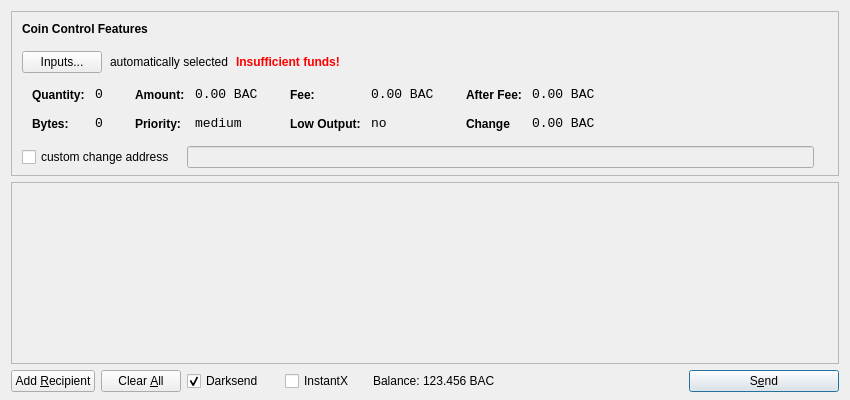
<?xml version="1.0" encoding="UTF-8"?>
<ui version="4.0">
 <class>SendCoinsDialog</class>
 <widget class="QDialog" name="SendCoinsDialog">
  <property name="geometry">
   <rect>
    <x>0</x>
    <y>0</y>
    <width>850</width>
    <height>400</height>
   </rect>
  </property>
  <property name="windowTitle">
   <string>Send Coins</string>
  </property>
  <layout class="QVBoxLayout" name="verticalLayout" stretch="0,1,0">
   <property name="bottomMargin">
    <number>8</number>
   </property>
   <item>
    <widget class="QFrame" name="frameCoinControl">
     <property name="sizePolicy">
      <sizepolicy hsizetype="Expanding" vsizetype="Expanding">
       <horstretch>0</horstretch>
       <verstretch>0</verstretch>
      </sizepolicy>
     </property>
     <property name="maximumSize">
      <size>
       <width>16777215</width>
       <height>16777215</height>
      </size>
     </property>
     <property name="frameShape">
      <enum>QFrame::StyledPanel</enum>
     </property>
     <property name="frameShadow">
      <enum>QFrame::Sunken</enum>
     </property>
     <layout class="QVBoxLayout" name="verticalLayoutCoinControl2">
      <property name="spacing">
       <number>-1</number>
      </property>
      <property name="leftMargin">
       <number>0</number>
      </property>
      <property name="topMargin">
       <number>0</number>
      </property>
      <property name="rightMargin">
       <number>0</number>
      </property>
      <property name="bottomMargin">
       <number>6</number>
      </property>
      <item>
       <layout class="QVBoxLayout" name="verticalLayoutCoinControl" stretch="0,0,0,0,1">
        <property name="spacing">
         <number>0</number>
        </property>
        <property name="leftMargin">
         <number>10</number>
        </property>
        <property name="topMargin">
         <number>10</number>
        </property>
        <item>
         <layout class="QHBoxLayout" name="horizontalLayoutCoinControl1">
          <property name="bottomMargin">
           <number>15</number>
          </property>
          <item>
           <widget class="QLabel" name="labelCoinControlFeatures">
            <property name="sizePolicy">
             <sizepolicy hsizetype="Preferred" vsizetype="Maximum">
              <horstretch>0</horstretch>
              <verstretch>0</verstretch>
             </sizepolicy>
            </property>
            <property name="font">
             <font>
              <weight>75</weight>
              <bold>true</bold>
             </font>
            </property>
            <property name="styleSheet">
             <string notr="true">font-weight:bold;</string>
            </property>
            <property name="text">
             <string>Coin Control Features</string>
            </property>
           </widget>
          </item>
         </layout>
        </item>
        <item>
         <layout class="QHBoxLayout" name="horizontalLayoutCoinControl2" stretch="0,0,0,0">
          <property name="spacing">
           <number>8</number>
          </property>
          <property name="bottomMargin">
           <number>10</number>
          </property>
          <item>
           <widget class="QPushButton" name="pushButtonCoinControl">
            <property name="styleSheet">
             <string notr="true"/>
            </property>
            <property name="text">
             <string>Inputs...</string>
            </property>
           </widget>
          </item>
          <item>
           <widget class="QLabel" name="labelCoinControlAutomaticallySelected">
            <property name="text">
             <string>automatically selected</string>
            </property>
            <property name="margin">
             <number>5</number>
            </property>
           </widget>
          </item>
          <item>
           <widget class="QLabel" name="labelCoinControlInsuffFunds">
            <property name="font">
             <font>
              <weight>75</weight>
              <bold>true</bold>
             </font>
            </property>
            <property name="styleSheet">
             <string notr="true">color:red;font-weight:bold;</string>
            </property>
            <property name="text">
             <string>Insufficient funds!</string>
            </property>
            <property name="margin">
             <number>5</number>
            </property>
           </widget>
          </item>
          <item>
           <spacer name="horizontalSpacerCoinControl">
            <property name="orientation">
             <enum>Qt::Horizontal</enum>
            </property>
            <property name="sizeHint" stdset="0">
             <size>
              <width>40</width>
              <height>1</height>
             </size>
            </property>
           </spacer>
          </item>
         </layout>
        </item>
        <item>
         <widget class="QWidget" name="widgetCoinControl" native="true">
          <property name="sizePolicy">
           <sizepolicy hsizetype="Preferred" vsizetype="Preferred">
            <horstretch>0</horstretch>
            <verstretch>0</verstretch>
           </sizepolicy>
          </property>
          <property name="minimumSize">
           <size>
            <width>0</width>
            <height>0</height>
           </size>
          </property>
          <property name="styleSheet">
           <string notr="true"/>
          </property>
          <layout class="QHBoxLayout" name="horizontalLayoutCoinControl5">
           <property name="margin">
            <number>0</number>
           </property>
           <item>
            <layout class="QHBoxLayout" name="horizontalLayoutCoinControl3" stretch="0,0,0,1">
             <property name="spacing">
              <number>20</number>
             </property>
             <property name="topMargin">
              <number>0</number>
             </property>
             <property name="bottomMargin">
              <number>10</number>
             </property>
             <item>
              <layout class="QFormLayout" name="formLayoutCoinControl1">
               <property name="horizontalSpacing">
                <number>10</number>
               </property>
               <property name="verticalSpacing">
                <number>14</number>
               </property>
               <property name="leftMargin">
                <number>10</number>
               </property>
               <property name="topMargin">
                <number>4</number>
               </property>
               <property name="rightMargin">
                <number>6</number>
               </property>
               <item row="0" column="0">
                <widget class="QLabel" name="labelCoinControlQuantityText">
                 <property name="styleSheet">
                  <string notr="true">font-weight:bold;</string>
                 </property>
                 <property name="text">
                  <string>Quantity:</string>
                 </property>
                 <property name="margin">
                  <number>0</number>
                 </property>
                </widget>
               </item>
               <item row="0" column="1">
                <widget class="QLabel" name="labelCoinControlQuantity">
                 <property name="font">
                  <font>
                   <family>Monospace</family>
                   <pointsize>10</pointsize>
                  </font>
                 </property>
                 <property name="cursor">
                  <cursorShape>IBeamCursor</cursorShape>
                 </property>
                 <property name="contextMenuPolicy">
                  <enum>Qt::ActionsContextMenu</enum>
                 </property>
                 <property name="text">
                  <string>0</string>
                 </property>
                 <property name="margin">
                  <number>0</number>
                 </property>
                 <property name="textInteractionFlags">
                  <set>Qt::LinksAccessibleByMouse|Qt::TextSelectableByKeyboard|Qt::TextSelectableByMouse</set>
                 </property>
                </widget>
               </item>
               <item row="1" column="0">
                <widget class="QLabel" name="labelCoinControlBytesText">
                 <property name="styleSheet">
                  <string notr="true">font-weight:bold;</string>
                 </property>
                 <property name="text">
                  <string>Bytes:</string>
                 </property>
                </widget>
               </item>
               <item row="1" column="1">
                <widget class="QLabel" name="labelCoinControlBytes">
                 <property name="font">
                  <font>
                   <family>Monospace</family>
                   <pointsize>10</pointsize>
                  </font>
                 </property>
                 <property name="cursor">
                  <cursorShape>IBeamCursor</cursorShape>
                 </property>
                 <property name="contextMenuPolicy">
                  <enum>Qt::ActionsContextMenu</enum>
                 </property>
                 <property name="text">
                  <string>0</string>
                 </property>
                 <property name="textInteractionFlags">
                  <set>Qt::LinksAccessibleByMouse|Qt::TextSelectableByKeyboard|Qt::TextSelectableByMouse</set>
                 </property>
                </widget>
               </item>
              </layout>
             </item>
             <item>
              <layout class="QFormLayout" name="formLayoutCoinControl2">
               <property name="horizontalSpacing">
                <number>10</number>
               </property>
               <property name="verticalSpacing">
                <number>14</number>
               </property>
               <property name="leftMargin">
                <number>6</number>
               </property>
               <property name="topMargin">
                <number>4</number>
               </property>
               <property name="rightMargin">
                <number>6</number>
               </property>
               <item row="0" column="0">
                <widget class="QLabel" name="labelCoinControlAmountText">
                 <property name="styleSheet">
                  <string notr="true">font-weight:bold;</string>
                 </property>
                 <property name="text">
                  <string>Amount:</string>
                 </property>
                 <property name="margin">
                  <number>0</number>
                 </property>
                </widget>
               </item>
               <item row="0" column="1">
                <widget class="QLabel" name="labelCoinControlAmount">
                 <property name="font">
                  <font>
                   <family>Monospace</family>
                   <pointsize>10</pointsize>
                  </font>
                 </property>
                 <property name="cursor">
                  <cursorShape>IBeamCursor</cursorShape>
                 </property>
                 <property name="contextMenuPolicy">
                  <enum>Qt::ActionsContextMenu</enum>
                 </property>
                 <property name="text">
                  <string>0.00 BAC</string>
                 </property>
                 <property name="textInteractionFlags">
                  <set>Qt::LinksAccessibleByMouse|Qt::TextSelectableByKeyboard|Qt::TextSelectableByMouse</set>
                 </property>
                </widget>
               </item>
               <item row="1" column="0">
                <widget class="QLabel" name="labelCoinControlPriorityText">
                 <property name="styleSheet">
                  <string notr="true">font-weight:bold;</string>
                 </property>
                 <property name="text">
                  <string>Priority:</string>
                 </property>
                </widget>
               </item>
               <item row="1" column="1">
                <widget class="QLabel" name="labelCoinControlPriority">
                 <property name="font">
                  <font>
                   <family>Monospace</family>
                   <pointsize>10</pointsize>
                  </font>
                 </property>
                 <property name="cursor">
                  <cursorShape>IBeamCursor</cursorShape>
                 </property>
                 <property name="contextMenuPolicy">
                  <enum>Qt::ActionsContextMenu</enum>
                 </property>
                 <property name="text">
                  <string>medium</string>
                 </property>
                 <property name="textInteractionFlags">
                  <set>Qt::LinksAccessibleByMouse|Qt::TextSelectableByKeyboard|Qt::TextSelectableByMouse</set>
                 </property>
                </widget>
               </item>
              </layout>
             </item>
             <item>
              <layout class="QFormLayout" name="formLayoutCoinControl3">
               <property name="horizontalSpacing">
                <number>10</number>
               </property>
               <property name="verticalSpacing">
                <number>14</number>
               </property>
               <property name="leftMargin">
                <number>6</number>
               </property>
               <property name="topMargin">
                <number>4</number>
               </property>
               <property name="rightMargin">
                <number>6</number>
               </property>
               <item row="0" column="0">
                <widget class="QLabel" name="labelCoinControlFeeText">
                 <property name="styleSheet">
                  <string notr="true">font-weight:bold;</string>
                 </property>
                 <property name="text">
                  <string>Fee:</string>
                 </property>
                 <property name="margin">
                  <number>0</number>
                 </property>
                </widget>
               </item>
               <item row="0" column="1">
                <widget class="QLabel" name="labelCoinControlFee">
                 <property name="font">
                  <font>
                   <family>Monospace</family>
                   <pointsize>10</pointsize>
                  </font>
                 </property>
                 <property name="cursor">
                  <cursorShape>IBeamCursor</cursorShape>
                 </property>
                 <property name="contextMenuPolicy">
                  <enum>Qt::ActionsContextMenu</enum>
                 </property>
                 <property name="text">
                  <string>0.00 BAC</string>
                 </property>
                 <property name="textInteractionFlags">
                  <set>Qt::LinksAccessibleByMouse|Qt::TextSelectableByKeyboard|Qt::TextSelectableByMouse</set>
                 </property>
                </widget>
               </item>
               <item row="1" column="0">
                <widget class="QLabel" name="labelCoinControlLowOutputText">
                 <property name="styleSheet">
                  <string notr="true">font-weight:bold;</string>
                 </property>
                 <property name="text">
                  <string>Low Output:</string>
                 </property>
                </widget>
               </item>
               <item row="1" column="1">
                <widget class="QLabel" name="labelCoinControlLowOutput">
                 <property name="font">
                  <font>
                   <family>Monospace</family>
                   <pointsize>10</pointsize>
                  </font>
                 </property>
                 <property name="cursor">
                  <cursorShape>IBeamCursor</cursorShape>
                 </property>
                 <property name="contextMenuPolicy">
                  <enum>Qt::ActionsContextMenu</enum>
                 </property>
                 <property name="text">
                  <string>no</string>
                 </property>
                 <property name="textInteractionFlags">
                  <set>Qt::LinksAccessibleByMouse|Qt::TextSelectableByKeyboard|Qt::TextSelectableByMouse</set>
                 </property>
                </widget>
               </item>
              </layout>
             </item>
             <item>
              <layout class="QFormLayout" name="formLayoutCoinControl4">
               <property name="horizontalSpacing">
                <number>10</number>
               </property>
               <property name="verticalSpacing">
                <number>14</number>
               </property>
               <property name="leftMargin">
                <number>6</number>
               </property>
               <property name="topMargin">
                <number>4</number>
               </property>
               <property name="rightMargin">
                <number>6</number>
               </property>
               <item row="0" column="0">
                <widget class="QLabel" name="labelCoinControlAfterFeeText">
                 <property name="styleSheet">
                  <string notr="true">font-weight:bold;</string>
                 </property>
                 <property name="text">
                  <string>After Fee:</string>
                 </property>
                 <property name="margin">
                  <number>0</number>
                 </property>
                </widget>
               </item>
               <item row="0" column="1">
                <widget class="QLabel" name="labelCoinControlAfterFee">
                 <property name="font">
                  <font>
                   <family>Monospace</family>
                   <pointsize>10</pointsize>
                  </font>
                 </property>
                 <property name="cursor">
                  <cursorShape>IBeamCursor</cursorShape>
                 </property>
                 <property name="contextMenuPolicy">
                  <enum>Qt::ActionsContextMenu</enum>
                 </property>
                 <property name="text">
                  <string>0.00 BAC</string>
                 </property>
                 <property name="textInteractionFlags">
                  <set>Qt::LinksAccessibleByMouse|Qt::TextSelectableByKeyboard|Qt::TextSelectableByMouse</set>
                 </property>
                </widget>
               </item>
               <item row="1" column="0">
                <widget class="QLabel" name="labelCoinControlChangeText">
                 <property name="styleSheet">
                  <string notr="true">font-weight:bold;</string>
                 </property>
                 <property name="text">
                  <string>Change</string>
                 </property>
                </widget>
               </item>
               <item row="1" column="1">
                <widget class="QLabel" name="labelCoinControlChange">
                 <property name="font">
                  <font>
                   <family>Monospace</family>
                   <pointsize>10</pointsize>
                  </font>
                 </property>
                 <property name="cursor">
                  <cursorShape>IBeamCursor</cursorShape>
                 </property>
                 <property name="contextMenuPolicy">
                  <enum>Qt::ActionsContextMenu</enum>
                 </property>
                 <property name="text">
                  <string>0.00 BAC</string>
                 </property>
                 <property name="textInteractionFlags">
                  <set>Qt::LinksAccessibleByMouse|Qt::TextSelectableByKeyboard|Qt::TextSelectableByMouse</set>
                 </property>
                </widget>
               </item>
              </layout>
             </item>
            </layout>
           </item>
          </layout>
         </widget>
        </item>
        <item>
         <layout class="QHBoxLayout" name="horizontalLayoutCoinControl4" stretch="0,0,0">
          <property name="spacing">
           <number>12</number>
          </property>
          <property name="sizeConstraint">
           <enum>QLayout::SetDefaultConstraint</enum>
          </property>
          <property name="topMargin">
           <number>5</number>
          </property>
          <property name="rightMargin">
           <number>5</number>
          </property>
          <item>
           <widget class="QCheckBox" name="checkBoxCoinControlChange">
            <property name="text">
             <string>custom change address</string>
            </property>
           </widget>
          </item>
          <item>
           <widget class="QLineEdit" name="lineEditCoinControlChange">
            <property name="enabled">
             <bool>false</bool>
            </property>
            <property name="sizePolicy">
             <sizepolicy hsizetype="Expanding" vsizetype="Fixed">
              <horstretch>0</horstretch>
              <verstretch>0</verstretch>
             </sizepolicy>
            </property>
           </widget>
          </item>
          <item>
           <widget class="QLabel" name="labelCoinControlChangeLabel">
            <property name="sizePolicy">
             <sizepolicy hsizetype="Preferred" vsizetype="Expanding">
              <horstretch>0</horstretch>
              <verstretch>0</verstretch>
             </sizepolicy>
            </property>
            <property name="minimumSize">
             <size>
              <width>0</width>
              <height>0</height>
             </size>
            </property>
            <property name="text">
             <string/>
            </property>
            <property name="margin">
             <number>3</number>
            </property>
           </widget>
          </item>
         </layout>
        </item>
        <item>
         <spacer name="verticalSpacerCoinControl">
          <property name="orientation">
           <enum>Qt::Vertical</enum>
          </property>
          <property name="sizeHint" stdset="0">
           <size>
            <width>800</width>
            <height>1</height>
           </size>
          </property>
         </spacer>
        </item>
       </layout>
      </item>
     </layout>
    </widget>
   </item>
   <item>
    <widget class="QScrollArea" name="scrollArea">
     <property name="widgetResizable">
      <bool>true</bool>
     </property>
     <widget class="QWidget" name="scrollAreaWidgetContents">
      <property name="geometry">
       <rect>
        <x>0</x>
        <y>0</y>
        <width>830</width>
        <height>165</height>
       </rect>
      </property>
      <layout class="QVBoxLayout" name="verticalLayout_2">
       <property name="margin">
        <number>0</number>
       </property>
       <item>
        <layout class="QVBoxLayout" name="entries">
         <property name="spacing">
          <number>6</number>
         </property>
        </layout>
       </item>
       <item>
        <spacer name="verticalSpacer">
         <property name="orientation">
          <enum>Qt::Vertical</enum>
         </property>
         <property name="sizeHint" stdset="0">
          <size>
           <width>20</width>
           <height>40</height>
          </size>
         </property>
        </spacer>
       </item>
      </layout>
     </widget>
    </widget>
   </item>
   <item>
    <layout class="QHBoxLayout" name="horizontalLayout">
     <item>
      <widget class="QPushButton" name="addButton">
       <property name="toolTip">
        <string>Send to multiple recipients at once</string>
       </property>
       <property name="text">
        <string>Add &amp;Recipient</string>
       </property>
       <property name="autoDefault">
        <bool>false</bool>
       </property>
      </widget>
     </item>
     <item>
      <widget class="QPushButton" name="clearButton">
       <property name="sizePolicy">
        <sizepolicy hsizetype="Minimum" vsizetype="Fixed">
         <horstretch>0</horstretch>
         <verstretch>0</verstretch>
        </sizepolicy>
       </property>
       <property name="toolTip">
        <string>Remove all transaction fields</string>
       </property>
       <property name="text">
        <string>Clear &amp;All</string>
       </property>
       <property name="autoRepeatDelay">
        <number>300</number>
       </property>
       <property name="autoDefault">
        <bool>false</bool>
       </property>
      </widget>
     </item>
     <item>
      <layout class="QHBoxLayout" name="horizontalLayout_2">
       <property name="spacing">
        <number>3</number>
       </property>
        <item>
        <widget class="QCheckBox" name="checkUseDarksend">
         <property name="minimumSize">
          <size>
           <width>95</width>
           <height>0</height>
          </size>
         </property>
         <property name="text">
          <string>Darksend</string>
         </property>
         <property name="checked">
          <bool>true</bool>
         </property>
        </widget>
       </item>
       <item>
        <widget class="QCheckBox" name="checkInstantX">
         <property name="enabled">
          <bool>true</bool>
         </property>
         <property name="minimumSize">
          <size>
           <width>85</width>
           <height>0</height>
          </size>
         </property>
         <property name="text">
          <string>InstantX</string>
         </property>
        </widget>
       </item>
       <item>
        <widget class="QLabel" name="label">
         <property name="sizePolicy">
          <sizepolicy hsizetype="Preferred" vsizetype="Fixed">
           <horstretch>0</horstretch>
           <verstretch>0</verstretch>
          </sizepolicy>
         </property>
         <property name="text">
          <string>Balance:</string>
         </property>
        </widget>
       </item>
       <item>
        <widget class="QLabel" name="labelBalance">
         <property name="sizePolicy">
          <sizepolicy hsizetype="Preferred" vsizetype="Fixed">
           <horstretch>0</horstretch>
           <verstretch>0</verstretch>
          </sizepolicy>
         </property>
         <property name="cursor">
          <cursorShape>IBeamCursor</cursorShape>
         </property>
         <property name="text">
          <string>123.456 BAC</string>
         </property>
         <property name="textInteractionFlags">
          <set>Qt::LinksAccessibleByMouse|Qt::TextSelectableByKeyboard|Qt::TextSelectableByMouse</set>
         </property>
        </widget>
       </item>
      </layout>
     </item>
     <item>
      <spacer name="horizontalSpacer">
       <property name="orientation">
        <enum>Qt::Horizontal</enum>
       </property>
       <property name="sizeHint" stdset="0">
        <size>
         <width>40</width>
         <height>20</height>
        </size>
       </property>
      </spacer>
     </item>
     <item>
      <widget class="QPushButton" name="sendButton">
       <property name="minimumSize">
        <size>
         <width>150</width>
         <height>0</height>
        </size>
       </property>
       <property name="toolTip">
        <string>Confirm the send action</string>
       </property>
       <property name="text">
        <string>S&amp;end</string>
       </property>
       <property name="icon">
        <iconset resource="../bitcoin.qrc">
         <normaloff>:/icons/send</normaloff>:/icons/send</iconset>
       </property>
       <property name="default">
        <bool>true</bool>
       </property>
      </widget>
     </item>
    </layout>
   </item>
  </layout>
 </widget>
 <resources>
  <include location="../bitcoin.qrc"/>
 </resources>
 <connections/>
</ui>
